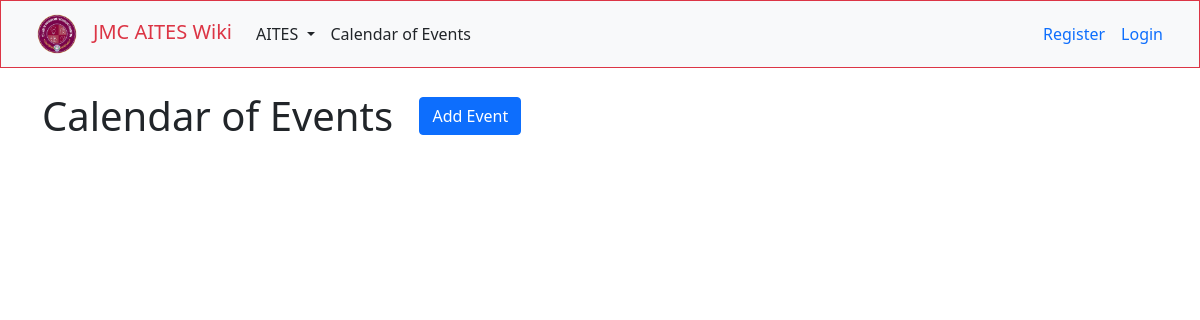
Page /calendar_of_events/ on the earlier database version.
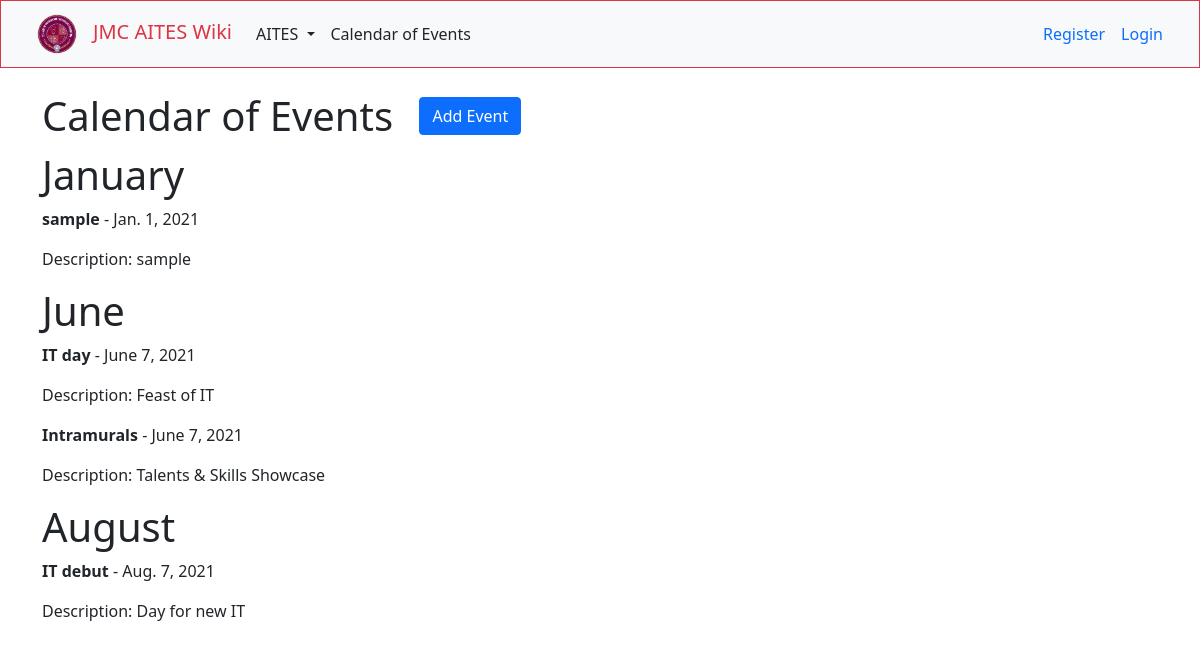
Same page on the later database version.
### events/models.py (models this page shows, shortened)
class Event(models.Model):
    name = models.CharField(max_length=64, verbose_name='name of event')
    info = models.TextField(max_length=128, verbose_name='Information')
    event_date = models.DateField()

### events/views.py (the view)
# urls.py: path('', views.index, name ="home"),
def index(request):
    events = Event.objects.all()
    jan = Event.objects.filter(event_date__month="01")
    feb = Event.objects.filter(event_date__month="02")
    mar = Event.objects.filter(event_date__month="03")
    apr = Event.objects.filter(event_date__month="04")
    may = Event.objects.filter(event_date__month="05")
    jun = Event.objects.filter(event_date__month="06")
    jul = Event.objects.filter(event_date__month="07")
    aug = Event.objects.filter(event_date__month="08")
    sept = Event.objects.filter(event_date__month="09")
    octo = Event.objects.filter(event_date__month="10")
    nov = Event.objects.filter(event_date__month="11")
    dec = Event.objects.filter(event_date__month="12")
    return render(request, 'events/index.html', {
        'events': events,
        'jan': jan,
        'feb': feb,
        'mar': mar,
        'apr': apr,
        'may': may,
        'jun': jun,
        'jul': jul,
        'aug': aug,
        'sept': sept,
        'oct': octo,
        'nov': nov,
        'dec': dec
    })

### events/templates/events/index.html (shortened to what this page needs)
{% extends 'users/layout.html' %}
{% block body %}
{% include 'partials/_navbar.html' %}
    <div class="container">
        <h1 class="mt-4">Calendar of Events <a href="{% url 'events:add' %}" class="btn btn-primary ms-3 mb-2" role="button">Add Event</a></h1>
        {% if jan %}
            <h1>January</h1>
            {% for event in jan %}
                <p><strong>{{event.name}}</strong> - {{event.event_date}}</p>
                <p>Description: {{event.info}}</p>
            {% endfor %}
        {% endif %}
        {% if jun %}
        <h1>June</h1>
        {% for event in jun %}
            <p><strong>{{event.name}}</strong> - {{event.event_date}}</p>
            <p>Description: {{event.info}}</p>
        {% endfor %}
        {% endif %}
        {% if aug %}
        <h1>August</h1>
        {% for event in aug %}
            <p><strong>{{event.name}}</strong> - {{event.event_date}}</p>
            <p>Description: {{event.info}}</p>
        {% endfor %}
        {% endif %}
    </div>
{% endblock %}

### users/templates/users/layout.html (shortened to what this page needs)
{% load static %}
<!DOCTYPE html>
<html lang="en">
<head>
    <link href="https://cdn.jsdelivr.net/npm/bootstrap@5.0.1/dist/css/bootstrap.min.css" rel="stylesheet">
</head>
<body>
    {% block body %}
    {% endblock %}
</body>
</html>

### users/templates/partials/_navbar.html (shortened to what this page needs)
{% load static %}
<nav class="navbar navbar-expand-lg navbar-light bg-light border-bottom border border-danger">
    <div class="container-fluid ">
      <a class="navbar-brand text-danger" href="{% url 'users:index' %}"> <img class="ms-4 me-3" src="{% static 'logo/citelogo.png' %}" alt="citelogo" width="40">JMC AITES Wiki</a>
      <div class="collapse navbar-collapse" id="navbarNavDropdown">
        <ul class="navbar-nav">
          <li class="nav-item dropdown">
            <a class="nav-link dropdown-toggle text-dark" href="#" id="navbarDropdownMenuLink" role="button" data-bs-toggle="dropdown" aria-expanded="false">
              AITES
            </a>
          </li>
          <li class="nav-item m-auto">
            <a href="{% url 'events:index' %}" class="nav-link text-dark" >Calendar of Events</a>
          </li>
        </ul>
        <div class="d-flex ms-auto pe-3">
            <ul class="navbar-nav">
                {% if user.is_authenticated %}
                    <span class="navbar-text text-dark">Welcome, {{request.user.username}} | </span>
                    <li class='nav-item'>
                        <a href="{% url 'users:logout' %}" class="nav-link text-primary">logout</a>
                    </li>
                {% else %}
                    <li>
                        <a href="{% url 'users:register' %}" class="nav-link text-primary">Register</a>
                    </li>
                    <li>
                      <a href="{% url 'users:login' %}" class="nav-link text-primary">Login</a>
                  </li>
                {% endif %}
            </ul>
        </div>
      </div>
    </div>
</nav>

Differences in the rows shown:
added Event: name "sample", event_date "Jan. 1, 2021", info "sample", shown under "January"
added Event: name "IT day", event_date "June 7, 2021", info "Feast of IT", shown under "June"
added Event: name "Intramurals", event_date "June 7, 2021", info "Talents & Skills Showcase", shown under "June"
added Event: name "IT debut", event_date "Aug. 7, 2021", info "Day for new IT", shown under "August"
Other differences:
text now shown: "January June August"
